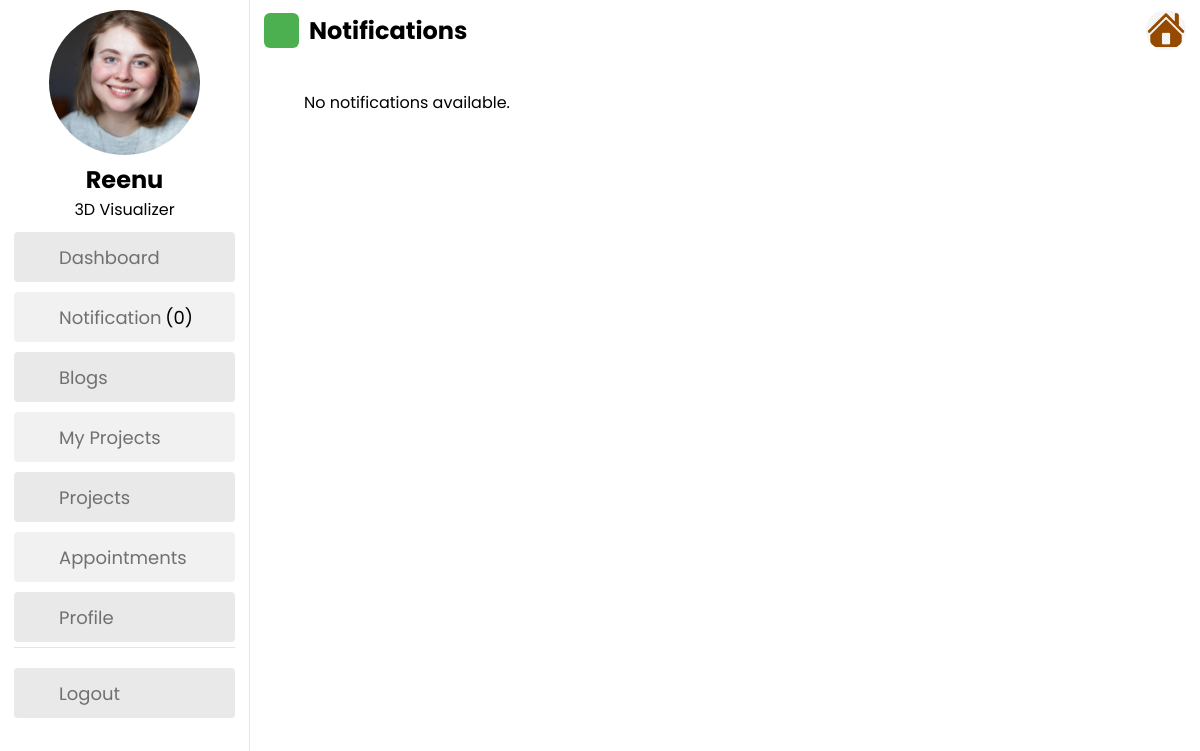
Page /staff_notification (signed in) on the earlier database version.
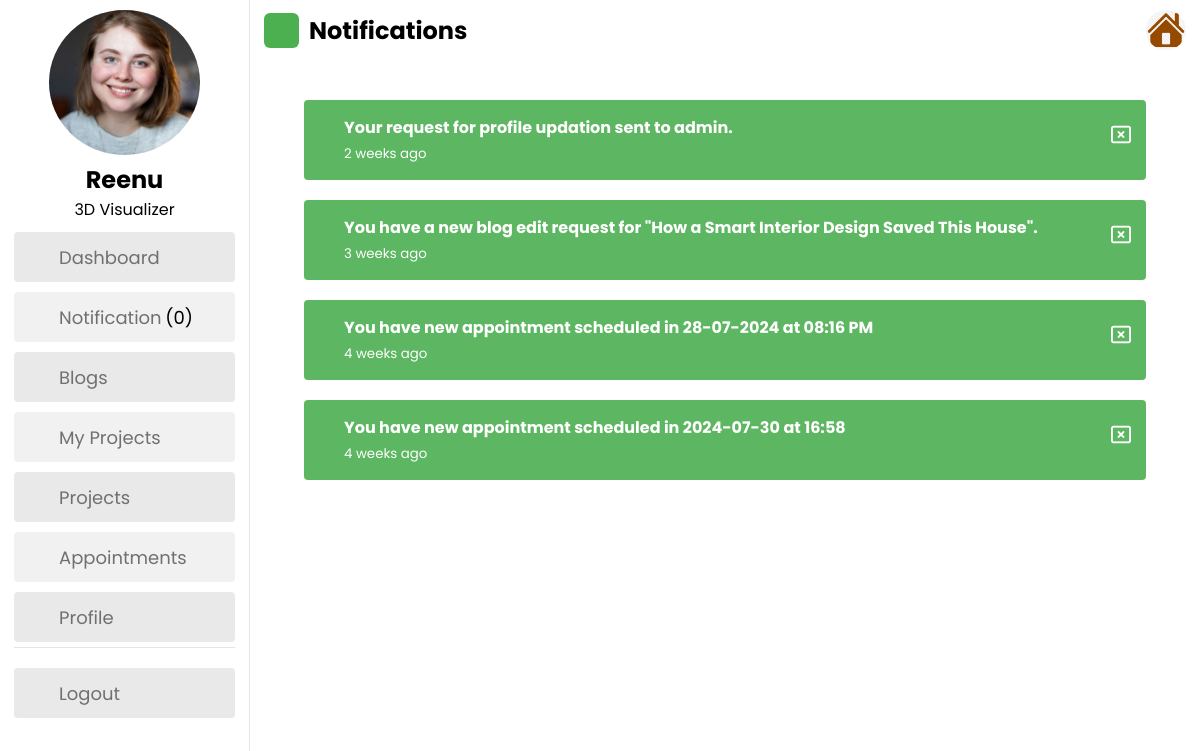
Same page on the later database version.
### future_app/models.py (models this page shows, shortened)
class Staff(models.Model):
    staff = models.ForeignKey(User, on_delete=models.CASCADE, related_name='staff_profile')
    designation = models.CharField(max_length=100, null=True, blank=True)
    experience = models.CharField(max_length=100, null=True, blank=True)
    qualification = models.CharField(max_length=100, null=True, blank=True)
    image = models.ImageField(null=True, blank=True, upload_to="images/")

class User(AbstractUser):
    USERNAME_FIELD = 'email'
    REQUIRED_FIELDS = ['username', 'phone_number']
    user_type = models.IntegerField(default=1, choices=userchoices)
    phone_number = models.CharField(max_length=10, null=True, blank=True)
    email = models.EmailField(null=True, blank=True, unique=True)
    created_at = models.DateField(auto_now_add=True)
    name = models.CharField(max_length=100, null=True, blank=True)

class Notification(models.Model):
    message = models.TextField()
    user = models.ForeignKey(User, on_delete=models.CASCADE)
    read = models.BooleanField(default=False)
    datetime = models.DateTimeField(auto_now_add=True)

### future_app/views.py (the view)
# urls.py: path('staff_notification', views.staff_notification, name='staff_notification'),
@login_required
def staff_notification(request):
    user = User.objects.get(id=request.user.id)
    staff = Staff.objects.filter(staff_id=user)
    unread_count = Notification.objects.filter(user=request.user, read=False).count()
    notifications = Notification.objects.filter(user=request.user).order_by('-datetime')
    current_time = datetime.now()
    for notification in notifications:
        time_difference = current_time - notification.datetime
        total_seconds = int(time_difference.total_seconds())
        if total_seconds < 60:
            notification.time_ago = f"{total_seconds} seconds ago"
        elif total_seconds < 3600:
            notification.time_ago = f"{total_seconds // 60} minutes ago"
        elif total_seconds < 86400:  # Less than 24 hours
            notification.time_ago = f"{total_seconds // 3600} hours ago"
        elif total_seconds < 172800:  # Less than 48 hours (1 day)
            notification.time_ago = "1 day ago"
        elif total_seconds < 604800:  # Less than a week
            notification.time_ago = f"{total_seconds // 86400} days ago"
        elif total_seconds < 1209600:  # Less than 2 weeks (1 week)
            notification.time_ago = "1 week ago"
        else:
            weeks = total_seconds // 604800
            notification.time_ago = f"{weeks} weeks ago"
        notification.read = True
        notification.save()
    return render(request, 'staff_notification.html', locals())

### templates/staff_notification.html (shortened to what this page needs)
<!DOCTYPE html>
{% load static %}
<html lang="en">
<head>
    <link rel="stylesheet" href="{% static 'css/staff.css' %}">
    <link rel="stylesheet" href="https://cdnjs.cloudflare.com/ajax/libs/font-awesome/6.4.2/css/all.min.css">
    <link rel="stylesheet" href="https://unicons.iconscout.com/release/v4.0.0/css/line.css">
</head>
<body>
    <nav>
        <div class="profile">
            {% for i in staff %}
            <a class="profiledata" href="{% url 'staff_profile' %}"><img src="{{ i.image.url }}" alt="Profile Picture"></a>
            <h2>{{ user.name }}</h2>
            <p>{{ i.designation }}</p>
            {% endfor %}
        </div>
        <div class="menu-items">
            <ul class="nav-links">
                <li><a href="{% url 'staff_dashboard' %}">
                    <i class="uil uil-estate"></i>
                    <span class="link-name">Dashboard</span>
                </a></li>
                <li><a href="{% url 'staff_notification' %}">
                    <i class="uil uil-bell"></i>
                    <span class="link-name">Notification</i><mark class="big swing">({{ unread_count }})</mark></span>
                </a></li>
                <li><a href="{% url 'staff_blog' %}">
                    <i class="uil uil-edit"></i>
                    <span class="link-name">Blogs</span>
                </a></li>
                <li><a href="{% url 'staff_myproject_list' %}">
                    <i class="uil uil-briefcase"></i>
                    <span class="link-name">My Projects</span>
                </a></li>
                <li><a href="{% url 'staff_project_list' %}">
                    <i class="uil uil-file-alt"></i>
                    <span class="link-name">Projects</span>
                </a></li>
                <li><a href="{% url 'staff_appointments' %}">
                    <i class="uil uil-phone"></i>
                    <span class="link-name">Appointments</span>
                </a></li>
                <li><a href="{% url 'staff_profile' %}">
                    <i class="uil uil-user-circle"></i>
                    <span class="link-name">Profile</span>
                </a></li>
            </ul>
            <ul class="logout-mode">
                <li><a href="{% url 'logout' %}">
                    <i class="uil uil-signout"></i>
                    <span class="link-name">Logout</span>
                </a></li>
            </ul>
        </div>
    </nav>
    <section class="dashboard" style="justify-content:space-between;">
        <div class="top">
            <div class="title">
                <i class="uil uil-bell"></i>
                <span class="text">Notifications</span>
            </div>
            <img src="{% static 'img/favicon.png' %}" alt="">
        </div>
        <div class="activity">
                {% if notifications %}
                {% for notification in notifications %}
                    <div class="notification {% if notification.read %}success{% else %}info{% endif %}">
                        <span><a class="close-btn" href="{% url 'delete_notification' notification.id %}"><i class="far fa-window-close"></i></a></span>
                        <strong>{{ notification.message }}</strong>
                        <br>
                        <small>{{ notification.time_ago }}</small>
                    </div>
                {% endfor %}
            {% else %}
                <div class="no-notifications">
                    No notifications available.
                </div>
            {% endif %}
        </div>
    </section>
</body>
</html>

Differences in the rows shown:
added Notification: message "Your request for profile updation sent to admin.", time_ago "2 weeks ago"
added Notification: message "You have a new blog edit request for \"How a Smart Interior Design Saved This House\".", time_ago "3 weeks ago"
added Notification: message "You have new appointment scheduled in 28-07-2024 at 08:16 PM", time_ago "4 weeks ago"
added Notification: message "You have new appointment scheduled in 2024-07-30 at 16:58", time_ago "4 weeks ago"
Other differences:
text no longer shown: "No notifications available."
